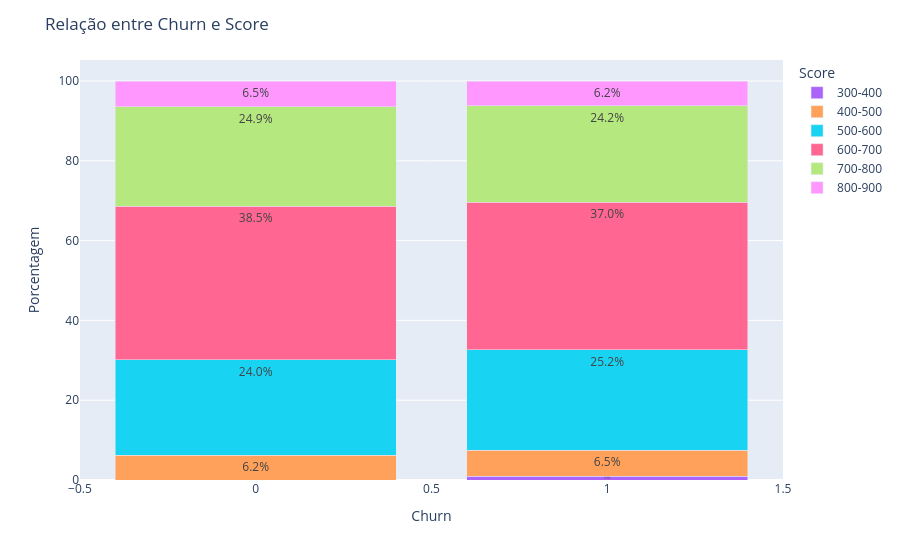

Notebook source saved alongside this figure:
### Code cell
bins = list(range(0, int(df['CreditScore'].max()) + 100, 100))
labels = [f'{i}-{i + 100}' for i in bins[:-1]]
df['CreditScore_Bins'] = pd.cut(df['CreditScore'], bins=bins, labels=labels, include_lowest=True)

df_grouped = df.groupby(['Exited', 'CreditScore_Bins']).size().reset_index(name='count')
sexo_por_churn = df_grouped.groupby('Exited')['count'].transform('sum')
df_grouped['percent'] = (df_grouped['count'] / sexo_por_churn) * 100

# Cria gráfico de barras empilhadas
fig = px.bar(df_grouped, x='Exited', y='percent',
             color='CreditScore_Bins',
             barmode='stack',
             text=df_grouped['percent'].map(lambda v: f'{v:.1f}%'),
             labels={'Exited': 'Churn', 'percent': 'Porcentagem', 'CreditScore_Bins': 'Score'},
             category_orders={'CreditScore_Bins': labels, 'Exited':[0, 1]})

fig.update_layout(title='Relação entre Churn e Score',
                  yaxis_title='Porcentagem',
                  legend_title='Score')
fig.show()

### Figure 1 — Plotly figure (JSON) as saved in the notebook; plotly's stock layout.template omitted (floating-point values rounded to 4 significant figures)
{"data": [{"hovertemplate": "Score=300-400<br>Churn=%{x}<br>Porcentagem=%{y}<br>text=%{text}<extra></extra>", "legendgroup": "300-400", "marker": {"color": "#ab63fa", "pattern": {"shape": ""}}, "name": "300-400", "orientation": "v", "showlegend": true, "text": ["0.9%"], "textposition": "auto", "x": [1], "xaxis": "x", "y": [0.9327], "yaxis": "y", "type": "bar"}, {"hovertemplate": "Score=400-500<br>Churn=%{x}<br>Porcentagem=%{y}<br>text=%{text}<extra></extra>", "legendgroup": "400-500", "marker": {"color": "#FFA15A", "pattern": {"shape": ""}}, "name": "400-500", "orientation": "v", "showlegend": true, "text": ["6.2%", "6.5%"], "textposition": "auto", "x": [0, 1], "xaxis": "x", "y": [6.166, 6.529], "yaxis": "y", "type": "bar"}, {"hovertemplate": "Score=500-600<br>Churn=%{x}<br>Porcentagem=%{y}<br>text=%{text}<extra></extra>", "legendgroup": "500-600", "marker": {"color": "#19d3f3", "pattern": {"shape": ""}}, "name": "500-600", "orientation": "v", "showlegend": true, "text": ["24.0%", "25.2%"], "textposition": "auto", "x": [0, 1], "xaxis": "x", "y": [23.99, 25.18], "yaxis": "y", "type": "bar"}, {"hovertemplate": "Score=600-700<br>Churn=%{x}<br>Porcentagem=%{y}<br>text=%{text}<extra></extra>", "legendgroup": "600-700", "marker": {"color": "#FF6692", "pattern": {"shape": ""}}, "name": "600-700", "orientation": "v", "showlegend": true, "text": ["38.5%", "37.0%"], "textposition": "auto", "x": [0, 1], "xaxis": "x", "y": [38.49, 36.97], "yaxis": "y", "type": "bar"}, {"hovertemplate": "Score=700-800<br>Churn=%{x}<br>Porcentagem=%{y}<br>text=%{text}<extra></extra>", "legendgroup": "700-800", "marker": {"color": "#B6E880", "pattern": {"shape": ""}}, "name": "700-800", "orientation": "v", "showlegend": true, "text": ["24.9%", "24.2%"], "textposition": "auto", "x": [0, 1], "xaxis": "x", "y": [24.85, 24.15], "yaxis": "y", "type": "bar"}, {"hovertemplate": "Score=800-900<br>Churn=%{x}<br>Porcentagem=%{y}<br>text=%{text}<extra></extra>", "legendgroup": "800-900", "marker": {"color": "#FF97FF", "pattern": {"shape": ""}}, "name": "800-900", "orientation": "v", "showlegend": true, "text": ["6.5%", "6.2%"], "textposition": "auto", "x": [0, 1], "xaxis": "x", "y": [6.505, 6.235], "yaxis": "y", "type": "bar"}], "layout": {"xaxis": {"anchor": "y", "domain": [0.0, 1.0], "title": {"text": "Churn"}, "categoryorder": "array", "categoryarray": [0, 1]}, "yaxis": {"anchor": "x", "domain": [0.0, 1.0], "title": {"text": "Porcentagem"}}, "legend": {"title": {"text": "Score"}, "tracegroupgap": 0}, "margin": {"t": 60}, "barmode": "stack", "title": {"text": "Relação entre Churn e Score"}}}
